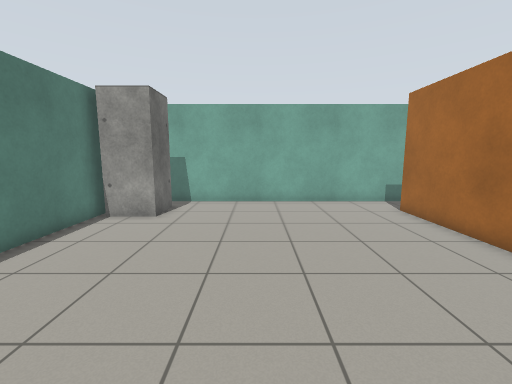
View 1 (above)

13 first-person views from a walk through a world built for the Gazebo simulator. The camera is 1.2 m above the floor, tilts 8° down and sees 90° across. The floor is counted in squares, 0.5 m on a side. Each view is taken from the middle of a square. On the plan, view 1 faces up. The plan holds only what a view shows up to about 17 squares ahead; the rest is blank. The place goes on beyond the plan.

View 2
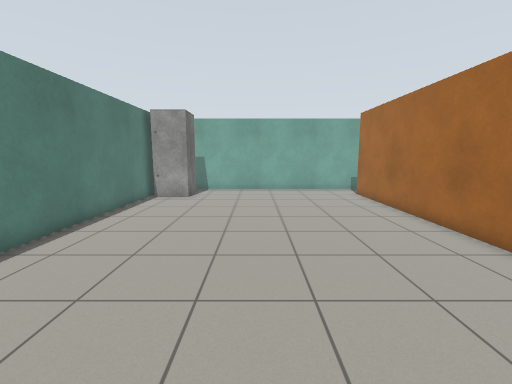

View 3
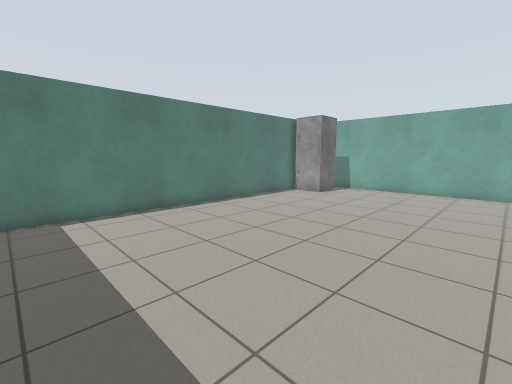

View 4
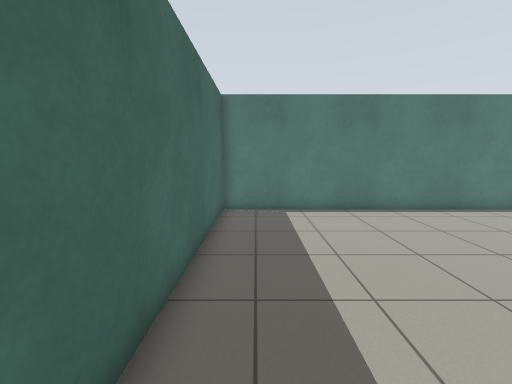

View 5
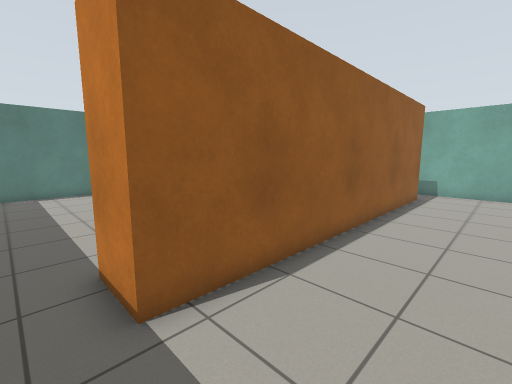

View 6
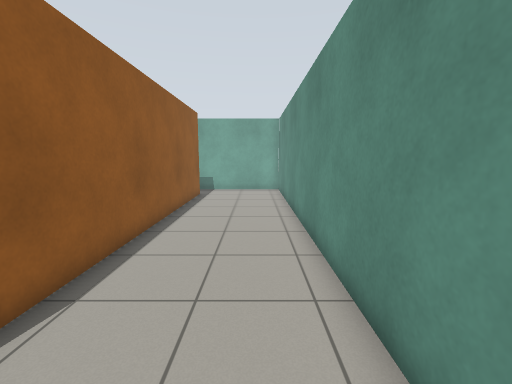

View 7
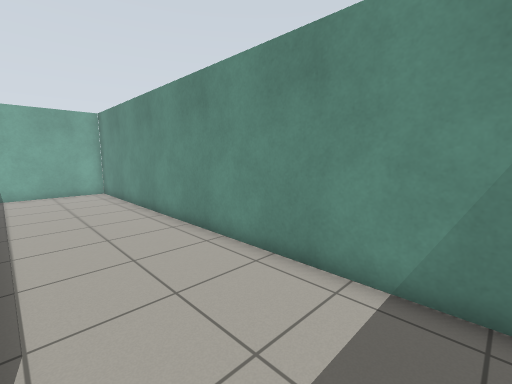

View 8
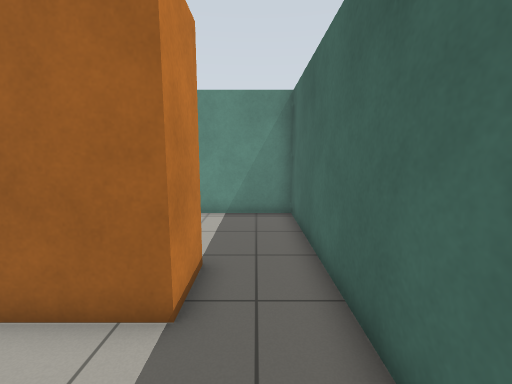

View 9
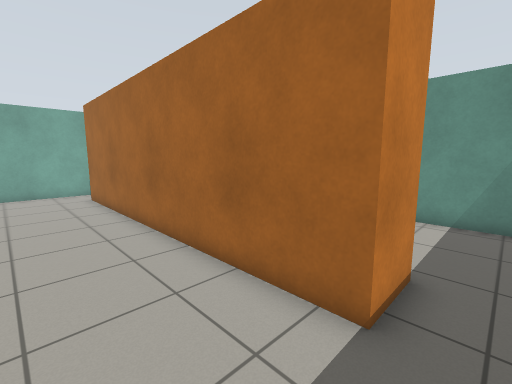

View 10
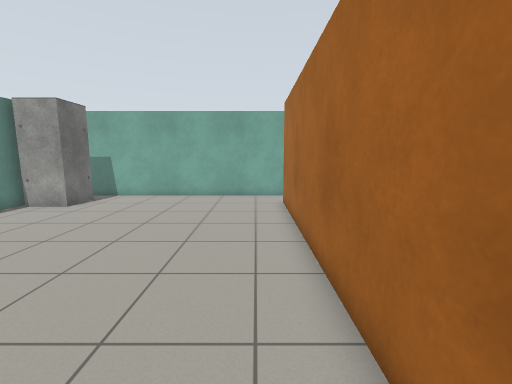

View 11
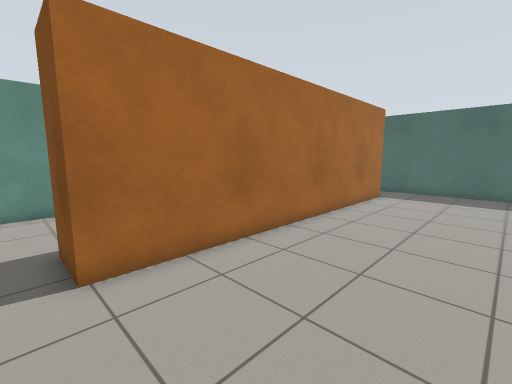

View 12
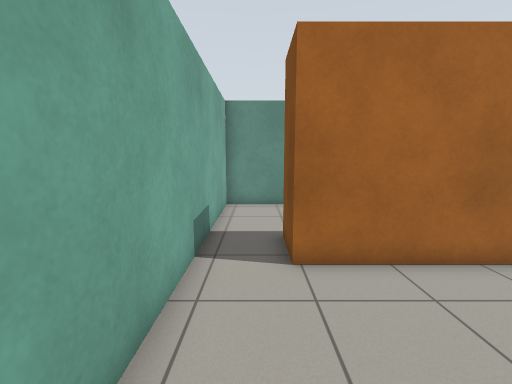

View 13
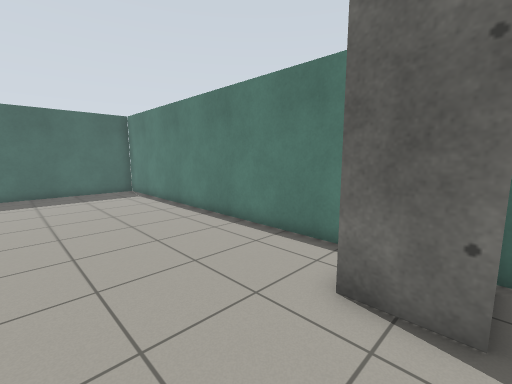

### Floor plan
Points are (right, up) in squares from view 1. A wall is a line through its corners. A room is listed if a view was taken in it or the views show most of it. See-through windows are left out.
Room 1 (views 1, 2, 3, 4, 8, 9, 10, 11, 12, 13)
walls: (6.4, -3.8) (6.4, 11.2); (-4, 12.1) (-4, 10) (-6, 10); (-6.4, 11) (-6.4, -6.5) (6.6, -6.5); (5.4, 13.5) (-5, 13.5)
ways out: opening at (6, 12) to room 2; opening at (7, -5) to room 2
Room 2 (views 5, 6, 7)
walls: (6.4, 11.2) (8.4, 11.2) (8.4, -3.8) (6.4, -3.8); (13.6, -6.5) (13.6, 13.5) (5.4, 13.5); (6.6, -6.5) (12.6, -6.5)
ways out: opening at (6, 12) to room 1; opening at (7, -5) to room 1

Positions as (right, up) in squares from view 1, and headings:
1: (0, 0), facing up
2: (0, -5), facing up
3: (5, -5), facing up-left
4: (5, -5), facing left
5: (12, -5), facing up-left
6: (12, -5), facing up
7: (9, -5), facing up-right
8: (3, -5), facing right
9: (3, -5), facing up-right
10: (5, -2), facing up
11: (1, 12), facing down-right
12: (1, 12), facing right
13: (0, 12), facing down-left
